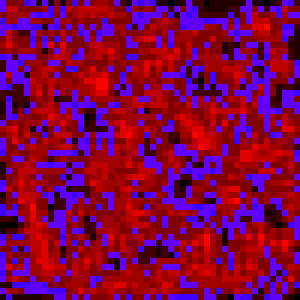
Frame 1 (no input)
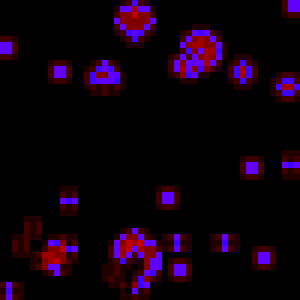
Frame 60 (no input)
Frame 120 (the mouse pressed at the canvas centre since frame 60): identical to frame 60, image omitted

The p5.js sketch that drew these frames (run headless with seeded random() and noise() and a simulated clock; from frame 60 on, the mouse is pressed at the canvas centre):

// p5.js sketch
// ── sketch.js
/**
* @Date:   2017-01-12T15:16:55+00:00
* @Last modified time: 2017-01-21T20:07:35+00:00
*/

var cols = 50;
var rows = 50;
var w,h;
var grid = [];
var next = [];
var milliseByGeneration = 0;

function setup() {
	createCanvas(300, 300);
	pixelDensity(1);
	colorMode(RGB, 255, 255, 255);
	//background(42, 221, 21);

	w = width / cols;
	h = height / rows;

	for (var x = 0; x < cols; x++) {
		grid[x] = [];
		next[x] = [];
		for (var y = 0; y < rows; y++) {
			//
			grid[x][y] = {s:random([true, false]), n:0}; // 1 = alive
			next[x][y] = {s:false, n:0}; // 1 = alive
		}
	}
	///console.log(countSurrounding(1, 1));
	for (var x = 0; x < cols; x++) {
		for (var y = 0; y < rows; y++) {
			showCell(x, y, grid);
		}
	}
}

// When the user clicks the mouse
var touching = false;
function mouseReleased()
{
	touching = false;
}
function mousePressed() {
	var s = 10;
	touching = true;
  // Check if mouse is inside the circle
	var ptx = floor(mouseX/w);
	var pty = floor(mouseY/h);

	for (var x = ptx - s; x < ptx+s; x++) {
		for (var y = pty - s; y < pty+s; y++) {
			if (x >= 0 && x < cols && y > 0 && y < rows)
					grid[x][y].s = random([true, false]);
		}
	}
}


var timer = 0;
function draw() {
	if (touching)
		return;
	if (timer < milliseByGeneration)
	{
		timer++;
		return;
	}
	timer = 0;
	for (var x = 0; x < cols; x++) {
		for (var y = 0; y < rows; y++) {
			var n = countSurrounding(x, y);
			var state = grid[x][y].s;
			next[x][y].n = n;
			if (state)
			{
				if (n < 2){
					//Any live cell with fewer than two live neighbours dies, as if caused by underpopulation.
					next[x][y].s = false;
				}
				else if (n <= 3)
				{
					//Any live cell with two or three live neighbours lives on to the next generation.
					// stay put
					next[x][y].s = state;
				}
				else
				{
					//Any live cell with more than three live neighbours dies, as if by overpopulation.
					next[x][y].s = false;
				}
			}
			else if (!state && n == 3){
				//Any dead cell with exactly three live neighbours becomes a live cell, as if by reproduction.
				next[x][y].s = true;
			}
			else {
				next[x][y].s = state;
			}
		}
	}

	swap();
	for (var x = 0; x < cols; x++) {
		for (var y = 0; y < rows; y++) {
			showCell(x, y, grid);
		}
	}
}

function swap(){
	var temp = grid;
	grid = next;
	next = temp;
}
function showCell(x, y)
{
	var r = grid[x][y].n / 8 * 255;
	var b = grid[x][y].s ? 255 : 0;
	var c = color(r, 0, b);
	fill(c);
	//fill(grid[x][y].s ? 255 : 0);
	//stroke(255 - c);
	noStroke();
	rect(x * w, y * h, w, h);
}


function countSurrounding(x, y){
	var starti = x > 0 ? -1 : 0;
	var endi = x < cols - 1 ? 1 : 0;
	var startj = y > 0 ? -1 : 0;
	var endj = y < rows - 1 ? 1 : 0;

	var sum = 0;
	for (var i = starti; i <= endi; i++) {
		for (var j = startj; j <= endj; j++) {
				if (grid[x+i][y+j].s && !(j == 0 && i == 0))
					sum++;
		}
	}
		return sum;
}
